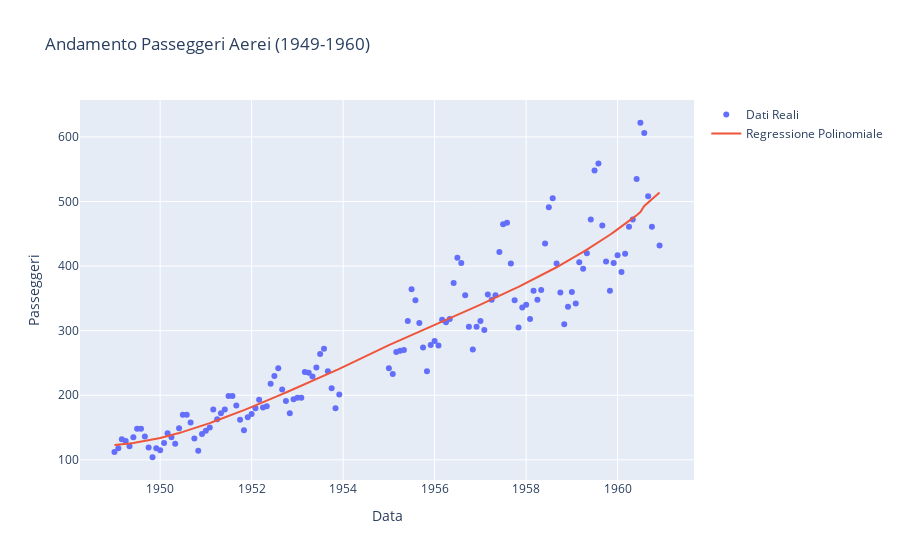

Notebook code for this chart:
### Markdown cell above
### Es 1
Hai a disposizione un file `data.csv` contenente dati mensili di passeggeri con due colonne:

- `date`: data in formato `YYYY-MM` (mese/anno)
- `passengers`: numero di passeggeri per quel mese


Costruisci un modello di **regressione polinomiale** che approssima l’andamento del numero di passeggeri nel tempo.

1. Carica il dataset.
2. Convertilo in un formato numerico utilizzando una colonna `mese_numerico` che conti i mesi a partire da gennaio 1949.
3. Applica una regressione polinomiale (grado a tua scelta).
4. Calcola l’RMSE tra i valori reali e quelli predetti.
5. Visualizza i dati reali e la curva stimata con Plotly.

### Code cell
import pandas as pd
import numpy as np
from sklearn.preprocessing import PolynomialFeatures
from sklearn.linear_model import LinearRegression
from sklearn.metrics import mean_squared_error
import plotly.graph_objects as go

df = pd.read_csv("data.csv")
df = df.dropna()
df['passengers'] = df['passengers'].astype(int)

# Conversione della data in mese numerico
df['date'] = pd.to_datetime(df['date'], format='%Y-%m')
start_date = pd.to_datetime('1949-01')
df['mese_numerico'] = (df['date'] - start_date).dt.days // 30

X = df[['mese_numerico']]
y = df['passengers']
poly = PolynomialFeatures(degree=4)
X_poly = poly.fit_transform(X)

model = LinearRegression()
model.fit(X_poly, y)
y_pred = model.predict(X_poly)

# Calcolo RMSE
rmse = np.sqrt(mean_squared_error(y, y_pred))
print(f"RMSE: {rmse:.2f}")

# Visualizzazione con Plotly
fig = go.Figure()
fig.add_trace(go.Scatter(x=df['date'], y=df['passengers'], mode='markers', name='Dati Reali'))
fig.add_trace(go.Scatter(x=df['date'], y=y_pred, mode='lines', name='Regressione Polinomiale'))
fig.update_layout(title='Andamento Passeggeri Aerei (1949-1960)', xaxis_title='Data', yaxis_title='Passeggeri')
fig.show()

### Figure 1 — Plotly figure (JSON) as saved in the notebook; plotly's stock layout.template omitted (floating-point values rounded to 4 significant figures; data arrays with more than 128 entries replaced by an {"elided": "..."} marker saying what was removed)
{"data": [{"mode": "markers", "name": "Dati Reali", "type": "scatter", "x": {"elided": "131 str values"}, "y": {"elided": "131 int values"}}, {"mode": "lines", "name": "Regressione Polinomiale", "type": "scatter", "x": {"elided": "131 str values"}, "y": {"elided": "131 float values"}}], "layout": {"title": {"text": "Andamento Passeggeri Aerei (1949-1960)"}, "xaxis": {"title": {"text": "Data"}}, "yaxis": {"title": {"text": "Passeggeri"}}}}
